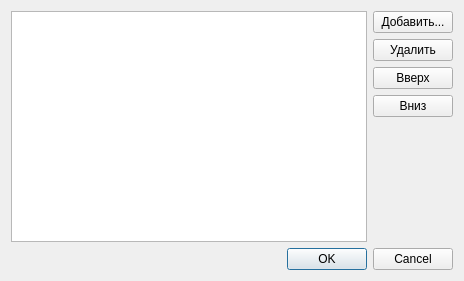
<?xml version="1.0" encoding="UTF-8"?>
<ui version="4.0">
 <class>AcceptLanguage</class>
 <widget class="QDialog" name="AcceptLanguage">
  <property name="geometry">
   <rect>
    <x>0</x>
    <y>0</y>
    <width>464</width>
    <height>281</height>
   </rect>
  </property>
  <property name="windowTitle">
   <string>Предпочитаемые языки</string>
  </property>
  <layout class="QGridLayout" name="gridLayout">
   <item row="0" column="0">
    <widget class="QListWidget" name="listWidget"/>
   </item>
   <item row="0" column="1">
    <layout class="QVBoxLayout" name="verticalLayout">
     <item>
      <widget class="QPushButton" name="add">
       <property name="text">
        <string>Добавить...</string>
       </property>
      </widget>
     </item>
     <item>
      <widget class="QPushButton" name="remove">
       <property name="text">
        <string>Удалить</string>
       </property>
      </widget>
     </item>
     <item>
      <widget class="QPushButton" name="up">
       <property name="text">
        <string>Вверх</string>
       </property>
      </widget>
     </item>
     <item>
      <widget class="QPushButton" name="down">
       <property name="text">
        <string>Вниз</string>
       </property>
      </widget>
     </item>
     <item>
      <spacer name="verticalSpacer">
       <property name="orientation">
        <enum>Qt::Vertical</enum>
       </property>
       <property name="sizeHint" stdset="0">
        <size>
         <width>20</width>
         <height>40</height>
        </size>
       </property>
      </spacer>
     </item>
    </layout>
   </item>
   <item row="1" column="0" colspan="2">
    <widget class="QDialogButtonBox" name="buttonBox">
     <property name="orientation">
      <enum>Qt::Horizontal</enum>
     </property>
     <property name="standardButtons">
      <set>QDialogButtonBox::Cancel|QDialogButtonBox::Ok</set>
     </property>
    </widget>
   </item>
  </layout>
 </widget>
 <resources/>
 <connections>
  <connection>
   <sender>buttonBox</sender>
   <signal>accepted()</signal>
   <receiver>AcceptLanguage</receiver>
   <slot>accept()</slot>
   <hints>
    <hint type="sourcelabel">
     <x>248</x>
     <y>254</y>
    </hint>
    <hint type="destinationlabel">
     <x>157</x>
     <y>274</y>
    </hint>
   </hints>
  </connection>
  <connection>
   <sender>buttonBox</sender>
   <signal>rejected()</signal>
   <receiver>AcceptLanguage</receiver>
   <slot>reject()</slot>
   <hints>
    <hint type="sourcelabel">
     <x>316</x>
     <y>260</y>
    </hint>
    <hint type="destinationlabel">
     <x>286</x>
     <y>274</y>
    </hint>
   </hints>
  </connection>
 </connections>
</ui>
